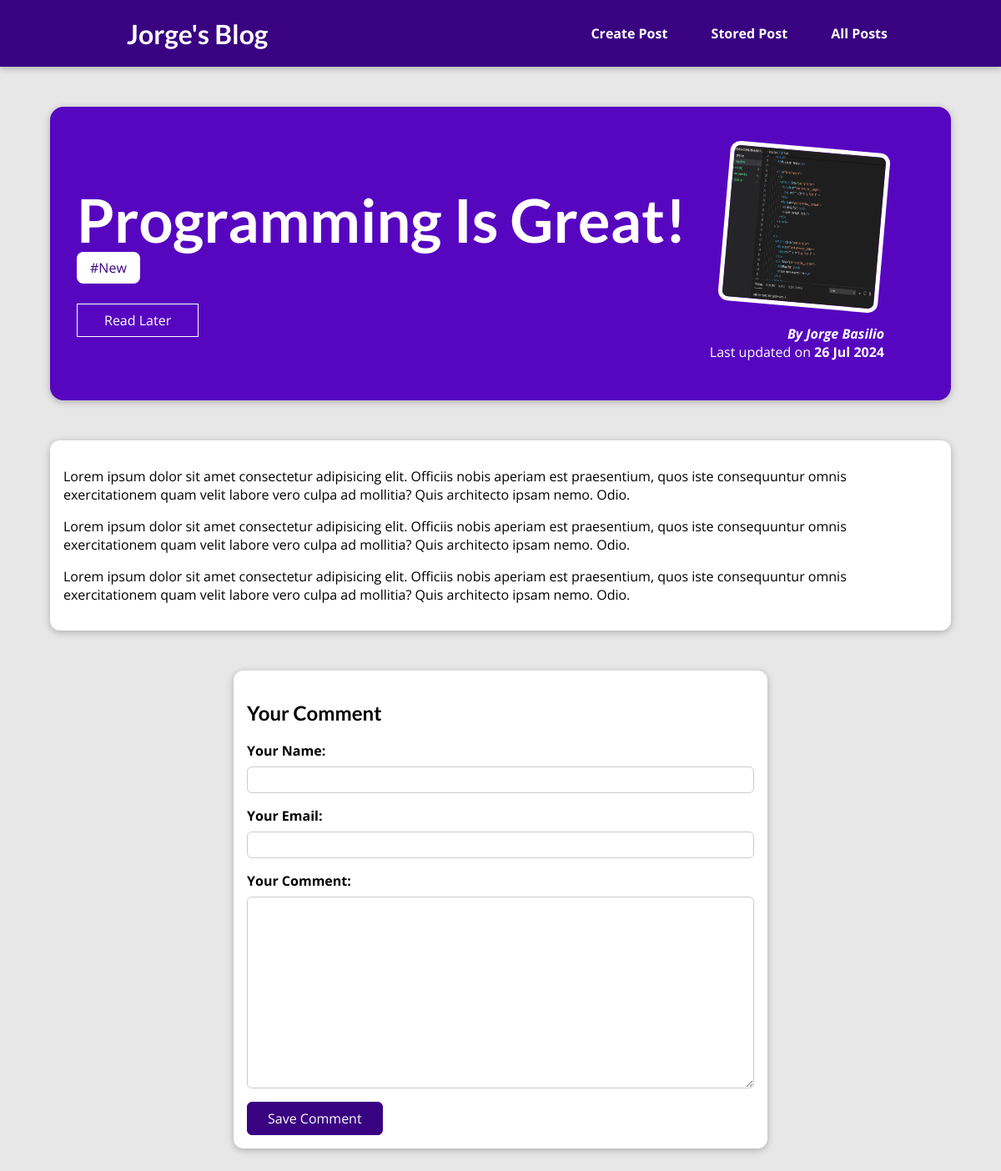
The page /posts/programming-is-fun on the database as committed earlier.
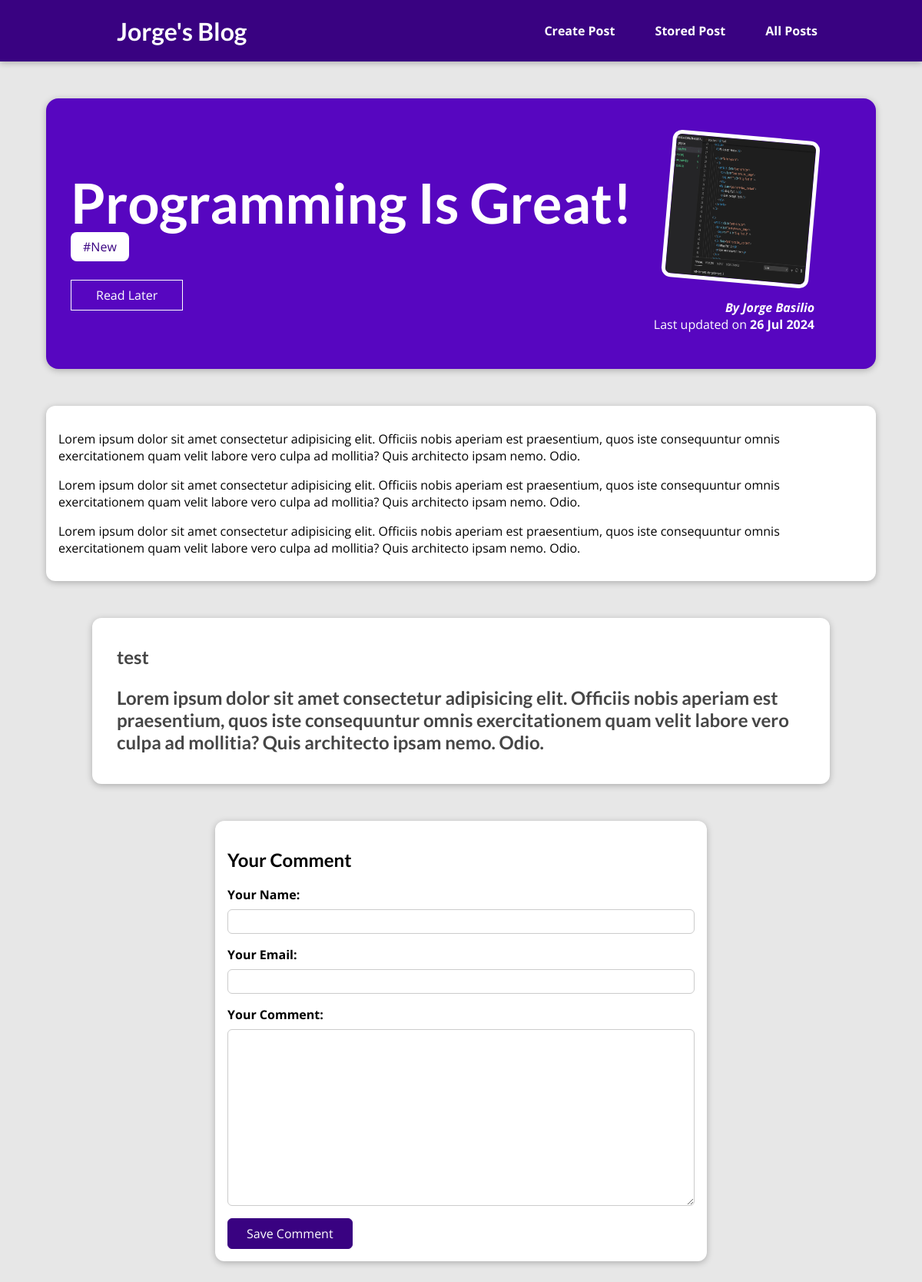
The same page on the database as committed later.
### blog/models.py (models this page shows, shortened)
class Tag(models.Model):
    caption = models.CharField(max_length=50)

class Comment(models.Model):
    user_name = models.CharField(max_length=120)
    user_email = models.EmailField()
    text = models.TextField(max_length=400)
    post = models.ForeignKey(Post, on_delete=models.CASCADE, related_name="comments")

### blog/views.py (the view, shortened to what this page needs)
# urls.py: path("posts/<slug:slug>", views.SinglePostView.as_view(), name="post-detail-page"),  #/posts/my-first-post
class SinglePostView(View):
    def is_stored_post(self, request, post_id):
        stored_posts = request.session.get("stored_posts")
        if stored_posts is not None:
            is_saved_for_later = post_id in stored_posts
        else:
            is_saved_for_later = False
        return is_saved_for_later
    def get(self, request, slug):
        post = Post.objects.get(slug=slug)
        context = {
            "post": post,
            "post_tag": post.tags.all(),
            "comment_form": CommentForm(),
            "comments": post.comments.all().order_by("-id"),
            "saved_for_later": self.is_stored_post(request, post.id)
        }
        return render(request, "blog/post-detail.html", context)

### blog/forms.py
class CommentForm(forms.ModelForm):
    class Meta:
        model = Comment
        exclude = ["post"]
        labels = {
            "user_name": "Your Name",
            "user_email": "Your Email",
            "text": "Your Comment",
            }

### blog/models.py (called while the page is built)
    def fullname(self):
        return f"{self.first_name} {self.last_name}"

    def __str__(self):
        return self.fullname()

### blog/templates/blog/post-detail.html (shortened to what this page needs)
{% extends "base.html" %}
{% load static %}
{% block css_files %}
    <link rel="stylesheet" href="{% static 'blog/post-detail.css' %}" />
{% endblock %}
{% block content %}
<section id="summary">
    <h2>{{post.title}}</h2>
    <div>
        {% for tag in post_tag%}
            <span class="tag">#{{tag.caption}}</span>
        {% endfor %}
    </div>
    <div id="read-later">
        <form action="{% url 'read-later' %}" method="POST">
            <button>
                {% if saved_for_later %}
                    Remove | Read Later
                {% else %}
                    Read Later
                {% endif %}
            </button>
        </form>
    </div>
    <article>
        <img src="{{ post.image.url }}" alt="{{post.title}}"/>
        <address>By <a href="mailto:{{ post.author.email_address}}">{{post.author}}</a></address>
        <div>
            Last updated on <time>{{post.date|date:"d M Y"}}</time>
        </div>
    </article>
</section>
<main>
    {{post.content|linebreaks}}
</main>
{% if comments %}
<section id="comments">
    <ul>
        {% for comment in comments %}
            <li>
                <h2>{{ comment.user_name }}</h2>
                <h2>{{ comment.text|linebreaks }}</h2>
            </li>
        {% endfor%}
    </ul>
</section>
{% endif %}
<section id="comment-form">
    <h2>Your Comment</h2>
    <form action="{% url  'post-detail-page' post.slug %}" method="POST">
        {% for form_field in comment_form%}
        <div class="form-control {% if form_field.errors %} invalid {% endif %}">
            {{ form_field.label_tag }}
            {{ form_field }}
        </div>
        {% endfor %}
        <button>Save Comment</button>
    </form>
</section>
{% endblock %}

Rows that differ between the two databases and show on the page:
added Comment: user_name "test", text "Lorem ipsum dolor sit amet consectetur adipisicing elit. Officiis nobis aperiam est praesentium, quos iste consequuntur omnis exercitationem quam velit labore vero culpa ad mollitia? Quis architecto ipsam nemo. Odio."
